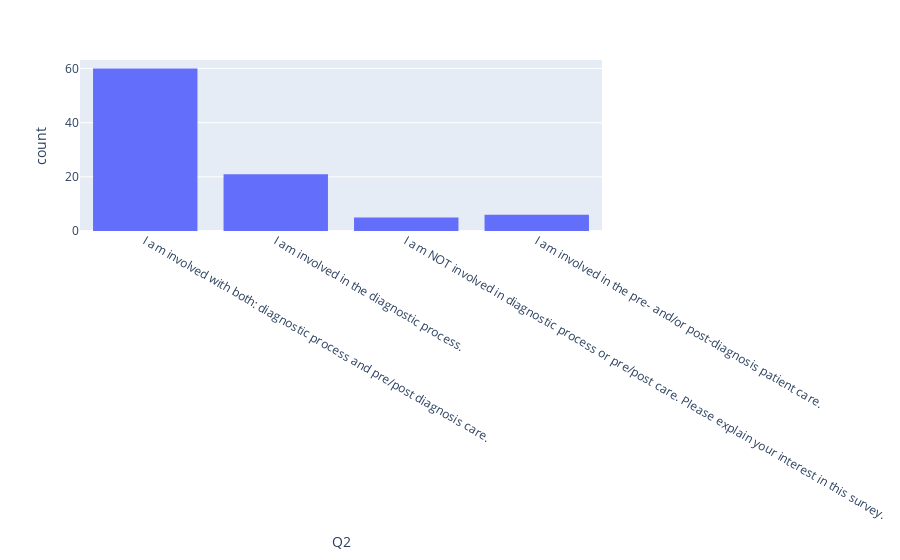

The code cell stored with this chart in its notebook:
### Code cell
fig = px.histogram(data, x='Q2')
fig.show()

### Figure 1 — Plotly figure (JSON) as saved in the notebook; plotly's stock layout.template omitted (floating-point values rounded to 4 significant figures)
{"data": [{"alignmentgroup": "True", "bingroup": "x", "hovertemplate": "Q2=%{x}<br>count=%{y}<extra></extra>", "legendgroup": "", "marker": {"color": "#636efa", "pattern": {"shape": ""}}, "name": "", "offsetgroup": "", "orientation": "v", "showlegend": false, "type": "histogram", "x": ["I am involved with both: diagnostic process and pre/post diagnosis care.", "I am involved with both: diagnostic process and pre/post diagnosis care.", "I am involved with both: diagnostic process and pre/post diagnosis care.", "I am involved with both: diagnostic process and pre/post diagnosis care.", "I am involved with both: diagnostic process and pre/post diagnosis care.", "I am involved in the diagnostic process.", "I am NOT involved in diagnostic process or pre/post care. Please explain your interest in this survey.", "I am involved with both: diagnostic process and pre/post diagnosis care.", "I am involved with both: diagnostic process and pre/post diagnosis care.", "I am involved in the diagnostic process.", "I am involved with both: diagnostic process and pre/post diagnosis care.", "I am NOT involved in diagnostic process or pre/post care. Please explain your interest in this survey.", "I am involved with both: diagnostic process and pre/post diagnosis care.", "I am involved with both: diagnostic process and pre/post diagnosis care.", "I am involved in the diagnostic process.", "I am involved with both: diagnostic process and pre/post diagnosis care.", "I am involved with both: diagnostic process and pre/post diagnosis care.", "I am involved with both: diagnostic process and pre/post diagnosis care.", "I am involved with both: diagnostic process and pre/post diagnosis care.", "I am involved with both: diagnostic process and pre/post diagnosis care.", "I am involved with both: diagnostic process and pre/post diagnosis care.", "I am NOT involved in diagnostic process or pre/post care. Please explain your interest in this survey.", "I am involved with both: diagnostic process and pre/post diagnosis care.", "I am involved with both: diagnostic process and pre/post diagnosis care.", "I am involved with both: diagnostic process and pre/post diagnosis care.", "I am involved in the pre- and/or post-diagnosis patient care.", "I am involved in the diagnostic process.", "I am involved with both: diagnostic process and pre/post diagnosis care.", "I am involved in the diagnostic process.", "I am involved with both: diagnostic process and pre/post diagnosis care.", "I am involved in the diagnostic process.", "I am involved with both: diagnostic process and pre/post diagnosis care.", "I am involved with both: diagnostic process and pre/post diagnosis care.", "I am involved with both: diagnostic process and pre/post diagnosis care.", "I am involved with both: diagnostic process and pre/post diagnosis care.", "I am involved with both: diagnostic process and pre/post diagnosis care.", "I am involved with both: diagnostic process and pre/post diagnosis care.", "I am involved with both: diagnostic process and pre/post diagnosis care.", "I am involved with both: diagnostic process and pre/post diagnosis care.", "I am involved with both: diagnostic process and pre/post diagnosis care.", "I am involved in the diagnostic process.", "I am involved in the diagnostic process.", "I am involved with both: diagnostic process and pre/post diagnosis care.", "I am involved with both: diagnostic process and pre/post diagnosis care.", "I am involved with both: diagnostic process and pre/post diagnosis care.", "I am involved with both: diagnostic process and pre/post diagnosis care.", "I am involved with both: diagnostic process and pre/post diagnosis care.", "I am involved with both: diagnostic process and pre/post diagnosis care.", "I am involved with both: diagnostic process and pre/post diagnosis care.", "I am involved with both: diagnostic process and pre/post diagnosis care.", "I am involved in the diagnostic process.", "I am involved with both: diagnostic process and pre/post diagnosis care.", "I am involved with both: diagnostic process and pre/post diagnosis care.", "I am involved with both: diagnostic process and pre/post diagnosis care.", "I am involved in the pre- and/or post-diagnosis patient care.", "I am involved with both: diagnostic process and pre/post diagnosis care.", "I am involved with both: diagnostic process and pre/post diagnosis care.", "I am involved in the diagnostic process.", "I am NOT involved in diagnostic process or pre/post care. Please explain your interest in this survey.", "I am involved with both: diagnostic process and pre/post diagnosis care.", "I am involved with both: diagnostic process and pre/post diagnosis care.", "I am involved in the diagnostic process.", "I am involved in the diagnostic process.", "I am involved with both: diagnostic process and pre/post diagnosis care.", "I am involved in the diagnostic process.", "I am NOT involved in diagnostic process or pre/post care. Please explain your interest in this survey.", "I am involved with both: diagnostic process and pre/post diagnosis care.", "I am involved with both: diagnostic process and pre/post diagnosis care.", "I am involved in the diagnostic process.", "I am involved with both: diagnostic process and pre/post diagnosis care.", "I am involved with both: diagnostic process and pre/post diagnosis care.", "I am involved with both: diagnostic process and pre/post diagnosis care.", "I am involved in the pre- and/or post-diagnosis patient care.", "I am involved in the pre- and/or post-diagnosis patient care.", "I am involved with both: diagnostic process and pre/post diagnosis care.", "I am involved with both: diagnostic process and pre/post diagnosis care.", "I am involved in the diagnostic process.", "I am involved in the diagnostic process.", "I am involved with both: diagnostic process and pre/post diagnosis care.", "I am involved with both: diagnostic process and pre/post diagnosis care.", "I am involved in the diagnostic process.", "I am involved with both: diagnostic process and pre/post diagnosis care.", "I am involved with both: diagnostic process and pre/post diagnosis care.", "I am involved with both: diagnostic process and pre/post diagnosis care.", "I am involved with both: diagnostic process and pre/post diagnosis care.", "I am involved in the pre- and/or post-diagnosis patient care.", "I am involved with both: diagnostic process and pre/post diagnosis care.", "I am involved in the diagnostic process.", "I am involved in the pre- and/or post-diagnosis patient care.", "I am involved in the diagnostic process.", "I am involved in the diagnostic process.", "I am involved in the diagnostic process."], "xaxis": "x", "yaxis": "y"}], "layout": {"autosize": true, "barmode": "relative", "legend": {"tracegroupgap": 0}, "margin": {"t": 60}, "xaxis": {"anchor": "y", "autorange": true, "domain": [0, 1], "range": [-0.5, 3.5], "title": {"text": "Q2"}, "type": "category"}, "yaxis": {"anchor": "x", "autorange": true, "domain": [0, 1], "range": [0, 63.16], "title": {"text": "count"}}}}
